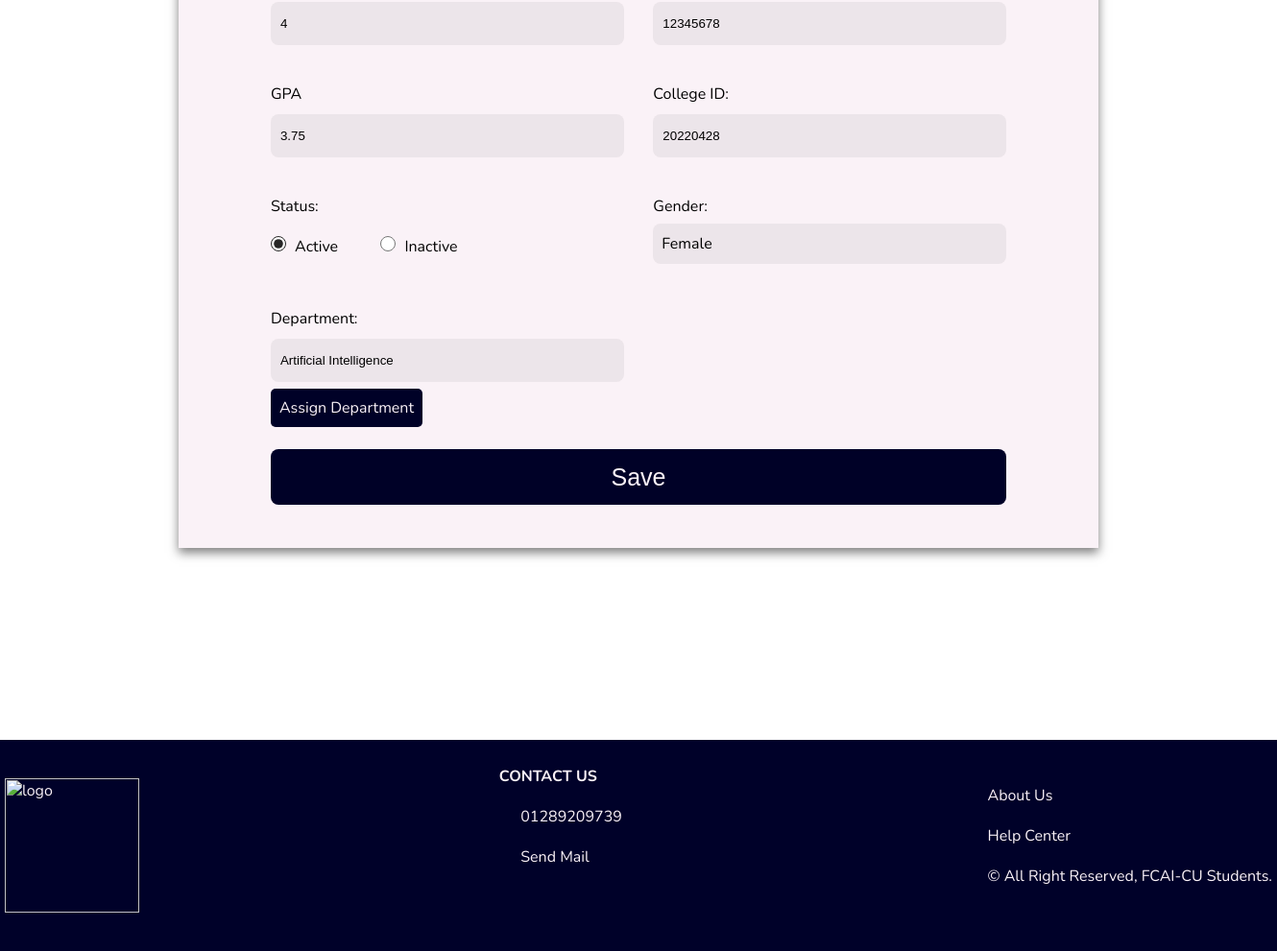
The app's page /edit_student/20220428 (lower part), older data.
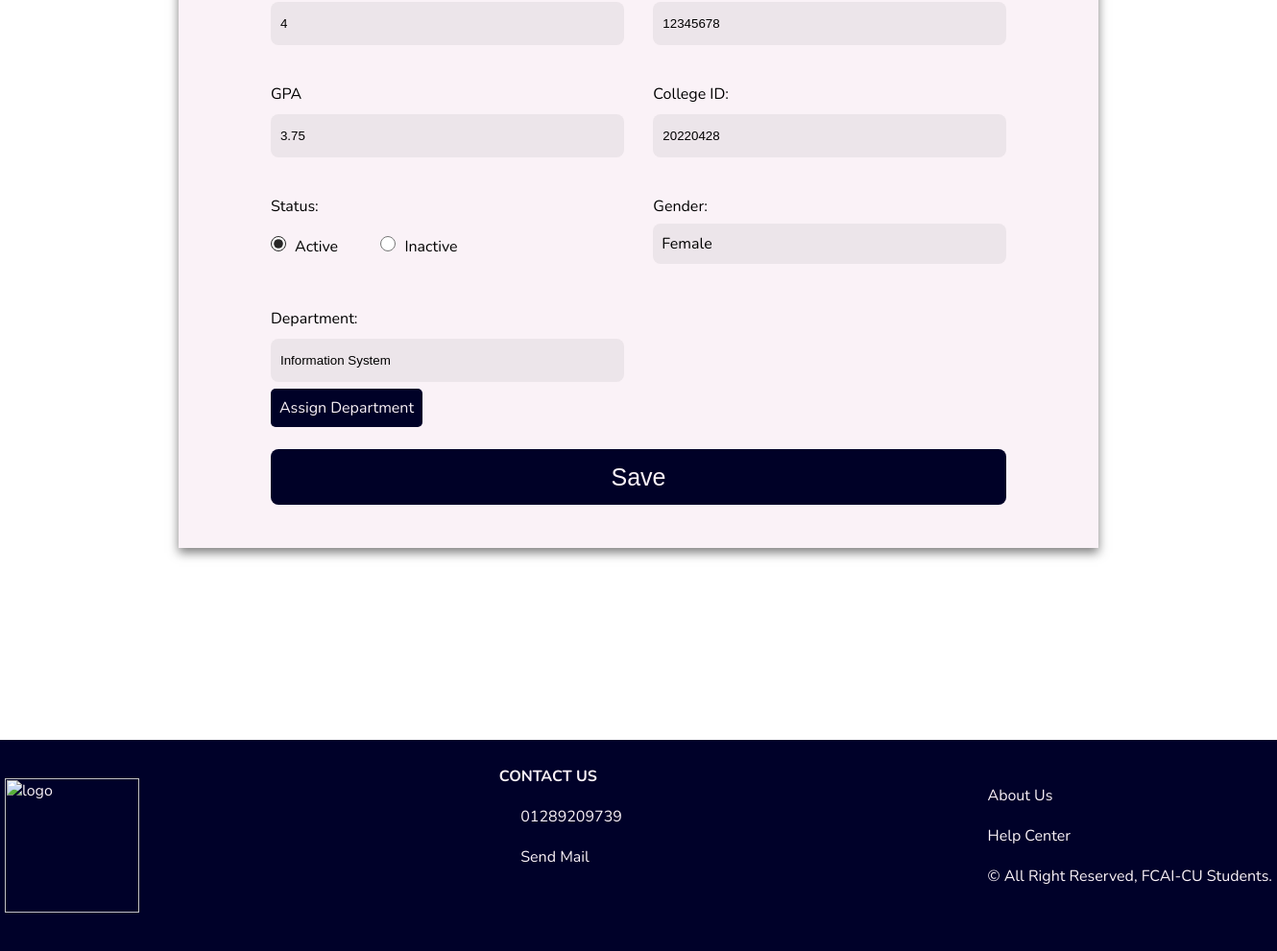
The same page, newer data.
### student_affairs_app/models.py (models this page shows, shortened)
class Student(models.Model):
    department = [
        ('General', 'general'),
        ('Computer science', 'computer Science'),
        ('Information system', 'information System'),
        ('Internet technology', 'internet Technology'),
        ('Artificial Intelligence', 'artificial intelligence'),
        ('Decision Support', 'decision support'),
    ]
    status = [
        ('Active', 'Active'),
        ('Inactive', 'Inactive'),
    ]
    gender = [
        ('Male', 'male'),
        ('Female', 'female'),
    ]
    student_first_name = models.CharField(max_length=50)
    student_id = models.IntegerField(
        validators=[MaxValueValidator(99999999)], unique=True)
    student_last_name = models.CharField(max_length=50)
    student_address = models.CharField(max_length=500)
    student_phone = models.CharField(max_length=11, unique=True)
    student_email = models.CharField(max_length=50, unique=True)
    student_level = models.IntegerField(validators=[MaxValueValidator(4)])
    student_gpa = models.DecimalField(max_digits=3, decimal_places=2)
    student_dep = models.CharField(max_length=50, choices=department)
    student_gender = models.CharField(max_length=6, choices=gender)
    student_status = models.CharField(max_length=8, choices=status)
    student_naitonal_id = models.CharField(max_length=14, unique=True)
    student_landline = models.CharField(max_length=10, null=True, blank=True)
    student_dob = models.DateField(verbose_name='Date of Birth')

### student_affairs_app/views.py (the view, shortened to what this page needs)
# urls.py: path('edit_student/<int:studentID>',
def edit_student(request, studentID):
    student = Student.objects.get(student_id=studentID)
    context = {'student': student}
    return render(request, 'pages/edit_student.html', context)

### templates/pages/edit_student.html (shortened to what this page needs)
{% extends 'base.html' %} {% load static %} {% block stylesheet %}
<link rel="stylesheet" href="{% static 'stylesheets/editS_style.css' %}" />
{% endblock %}  {% block content %}
<div class="container">
  <div class="editStudentForm">
    <form action="" method="POST">
      <div class="form-sides">
        <div class="leftColumn">
          <div class="field">
            <input
              type="number"
              name="level"
              value="{{ student.student_level }}"
              id="level"
            />
          </div>
          <div class="field">
            <label for="gpa">GPA </label>
            <input
              type="number"
              name="gpa"
              value="{{ student.student_gpa }}"
              step="0.01"
              id="gpa"
            />
          </div>
          {% if student.student_status == 'Active' %}
          <div class="field">
            <label> Status:</label>
            <div class="active-status">
              <input
                type="radio"
                name="status"
                id="active"
                value="Active"
                checked
              />
              <label class="active" for="active">Active</label>
            </div>
            <div class="inactive-status">
              <input
                type="radio"
                name="status"
                id="inactive"
                value="Inactive"
              />
              <label class="inactive" for="inactive">Inactive</label>
            </div>
          </div>
          {% endif %}
          <div class="field">
            <label for="dep-input">Department: </label>
            <input
              type="text"
              name="dep"
              id="dep-input"
              value="{{ student.student_dep }}"
              readonly
            />
            {% if student.student_level >= 3 %}
            <div id="set-dep2">
              <a
                class="assignDep"
                href="edit_department/{{ student.student_id }}"
              >
                Assign Department
              </a>
            </div>
            {% endif %}
          </div>
        </div>
        <div class="rightColumn">
          <div class="field">
            <input
              type="text"
              name="landline"
              value="{{ student.student_landline }}"
              id="landline"
            />
          </div>
          <div class="field">
            <label for="id">College ID: </label>
            <input
              type="text"
              name="id"
              value="{{ student.student_id }}"
              id="id"
              readonly
            />
          </div>
          <label>Gender: </label>
          <div class="field">
            <div id="gender">{{ student.student_gender }}</div>
          </div>
        </div>
      </div>
      <input id="save" class="submit" type="submit" value="Save" />
    </form>
  </div>
</div>
 {% endblock %}

Row changes from the older to the newer data that the page shows:
changed Student "Female": dep "Artificial Intelligence" → "Information System"
